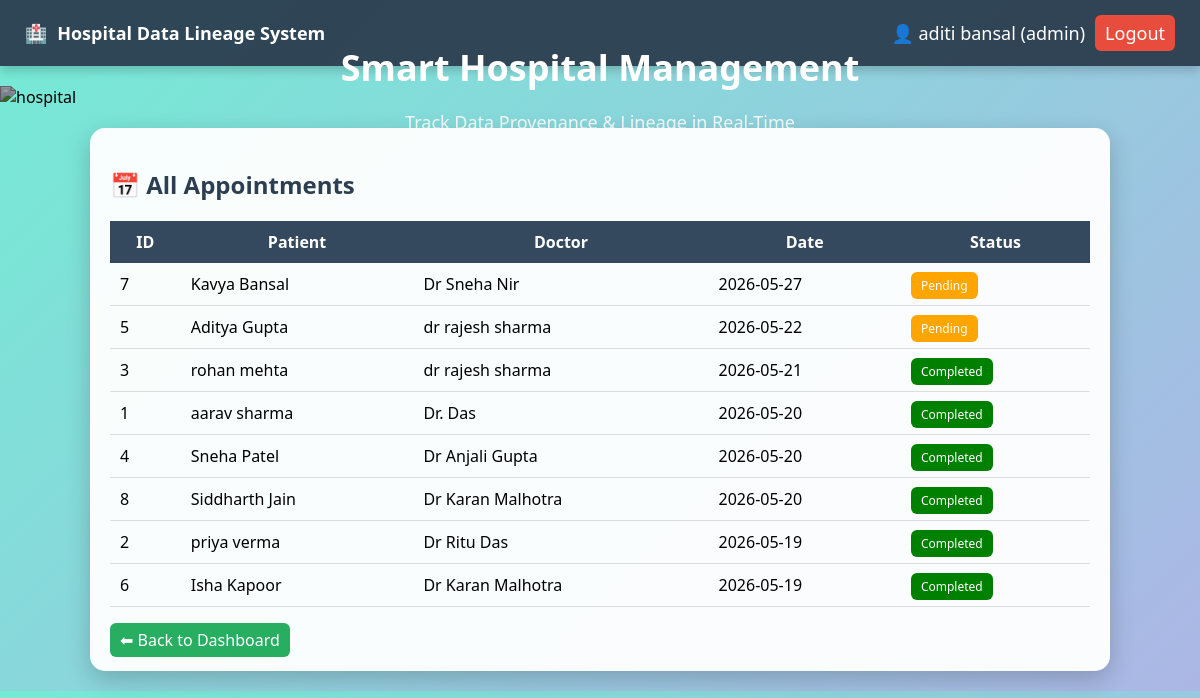
/appointments (signed in), run on the app's committed database.
### tables this page shows
CREATE TABLE appointments (
        id INTEGER PRIMARY KEY AUTOINCREMENT,
        patient_id INTEGER,
        doctor_id INTEGER,
        date TEXT,
        status TEXT DEFAULT 'pending',
        FOREIGN KEY(patient_id) REFERENCES patients(id),
        FOREIGN KEY(doctor_id) REFERENCES doctors(id)
    );

CREATE TABLE patients (
        id INTEGER PRIMARY KEY AUTOINCREMENT,
        name TEXT,
        age INTEGER,
        disease TEXT
    );

CREATE TABLE doctors (
        id INTEGER PRIMARY KEY AUTOINCREMENT,
        name TEXT,
        specialization TEXT
    );

### app.py (the view)
@app.route('/appointments')
def appointments_page():
    if 'user' not in session:
        return redirect('/')
    conn = get_db()
    cur = conn.cursor()
    cur.execute("""
        SELECT a.id, p.name as patient, d.name as doctor, a.date, a.status
        FROM appointments a
        JOIN patients p ON a.patient_id = p.id
        JOIN doctors d ON a.doctor_id = d.id
        ORDER BY a.date DESC
    """)
    data = cur.fetchall()
    return render_template('appointments.html', data=data)

### database.py (called while the page is built)
def get_db():
    conn = sqlite3.connect(DATABASE)
    conn.row_factory = sqlite3.Row
    conn.execute("PRAGMA foreign_keys = ON")
    return conn

### templates/appointments.html
{% extends 'base.html' %}
{% block content %}
<div class="card">
<h2>📅 All Appointments</h2>
<table>
<tr>
    <th>ID</th>
    <th>Patient</th>
    <th>Doctor</th>
    <th>Date</th>
    <th>Status</th>
</tr>
{% for a in data %}
<tr>
    <td>{{a.id}}</td>
    <td>{{a.patient}}</td>
    <td>{{a.doctor}}</td>
    <td>{{a.date}}</td>
    <td>
        {% if a.status == 'pending' %}
            <span class="badge" style="background:orange;">Pending</span>
        {% elif a.status == 'completed' %}
            <span class="badge" style="background:green;">Completed</span>
        {% else %}
            <span class="badge" style="background:red;">Cancelled</span>
        {% endif %}
    </td>
</tr>
{% endfor %}
</table>
<br>
<a href="/dashboard" class="btn">⬅ Back to Dashboard</a>
</div>
{% endblock %}

### static/style.css (style rules this page uses)
body { margin: 0; font-family: 'Segoe UI', sans-serif; background: linear-gradient(135deg, #74ebd5, #ACB6E5); }
.card { background: rgba(255, 255, 255, 0.95); padding: 20px; margin-bottom: 20px; border-radius: 15px; backdrop-filter: blur(10px); box-shadow: 0 8px 25px rgba(0,0,0,0.2); transition: 0.3s; }
h2, h3 { color: #2c3e50; }
.btn { background: #27ae60; color: white; padding: 6px 10px; border-radius: 6px; text-decoration: none; transition: 0.3s; }
table { width: 100%; border-collapse: collapse; }
th { background: #34495e; color: white; padding: 10px; }
td { padding: 10px; border-bottom: 1px solid #ddd; }
.badge { padding: 5px 10px; border-radius: 6px; color: white; font-size: 12px; }

### data on the page
appointments: id "7", patient "Kavya Bansal", doctor "Dr Sneha Nir", date "2026-05-27", status "Pending"
appointments: id "5", patient "Aditya Gupta", doctor "dr rajesh sharma", date "2026-05-22", status "Pending"
appointments: id "3", patient "rohan mehta", doctor "dr rajesh sharma", date "2026-05-21", status "Completed"
appointments: id "1", patient "aarav sharma", doctor "Dr. Das", date "2026-05-20", status "Completed"
appointments: id "4", patient "Sneha Patel", doctor "Dr Anjali Gupta", date "2026-05-20", status "Completed"
appointments: id "8", patient "Siddharth Jain", doctor "Dr Karan Malhotra", date "2026-05-20", status "Completed"
appointments: id "2", patient "priya verma", doctor "Dr Ritu Das", date "2026-05-19", status "Completed"
appointments: id "6", patient "Isha Kapoor", doctor "Dr Karan Malhotra", date "2026-05-19", status "Completed"

### other printed values
{{ session.user }} "aditi bansal"
{{ session.role }} "admin"
